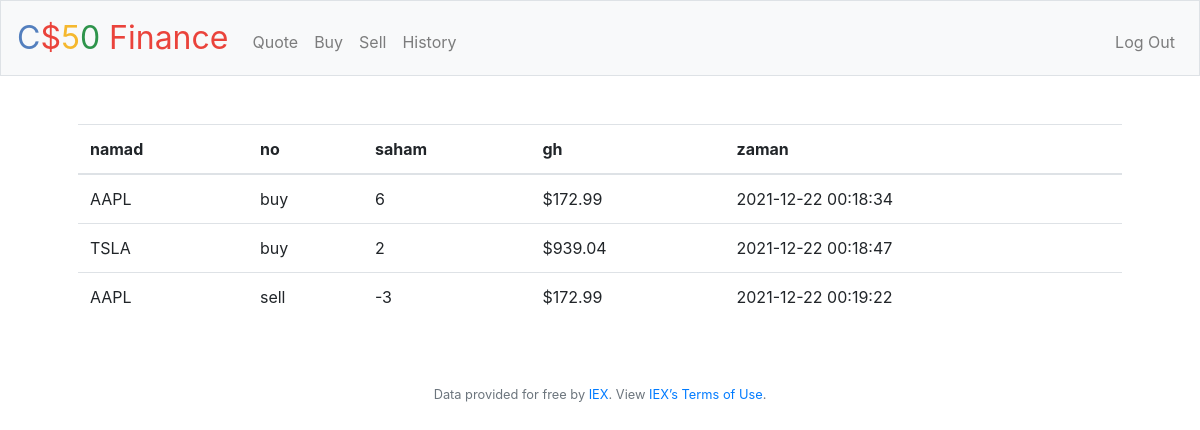
Screenshot of /history (signed in) with the database file from the repository.
### tables this page shows
CREATE TABLE trans (
 id INTEGER PRIMARY KEY AUTOINCREMENT,
 user_id INTEGER NOT NULL,
 name TEXT NOT NULL,
 shares INTEGER NOT NULL,
 price NUMERIC NOT NULL,
 type TEXT NOT NULL,
 symbol TEXT NOT NULL,
 time TIMESTAMP DEFAULT CURRENT_TIMESTAMP,
 FOREIGN KEY(user_id) REFERENCES users(id)
);

### app.py (the view)
@app.route("/history")
@login_required
def history():
    uid = session["user_id"]
    tr = db.execute("SELECT type, symbol, price, shares, time FROM trans WHERE user_id = ?", uid)
    return render_template("history.html", trans=tr, usd=usd)

### app.py (called while the page is built)
@app.after_request
def after_request(response):
    response.headers["Cache-Control"] = "no-cache, no-store, must-revalidate"
    response.headers["Expires"] = 0
    response.headers["Pragma"] = "no-cache"
    return response

### helpers.py (called while the page is built)
def login_required(f):
    @wraps(f)
    def decorated_function(*args, **kwargs):
        if session.get("user_id") is None:
            return redirect("/login")
        return f(*args, **kwargs)
    return decorated_function

def usd(value):
    return f"${value:,.2f}"

### templates/history.html (shortened to what this page needs)
{% extends "layout.html" %}
{% block main %}
    <table class="table table_striped">
        <thead>
            <tr>
                <th>namad</th>
                <th>no</th>
                <th>saham</th>
                <th>gh</th>
                <th>zaman</th>
            </tr>
        </thead>
        <tbody>
            {% for x in trans %}
            <tr>
                <td> {{ x["symbol"].upper() }} </td>
                <td> {{ x["type"] }} </td>
                <td> {{ x["shares"] }} </td>
                <td> {{ usd(x["price"]) }} </td>
                <td> {{ x["time"] }} </td>
            </tr>
            {% endfor %}
        </tbody>
    </table>
{% endblock %}

### rows the page displays
trans: symbol "AAPL", type "buy", shares "6", price "$172.99", time "2021-12-22 00:18:34"
trans: symbol "TSLA", type "buy", shares "2", price "$939.04", time "2021-12-22 00:18:47"
trans: symbol "AAPL", type "sell", shares "-3", price "$172.99", time "2021-12-22 00:19:22"
